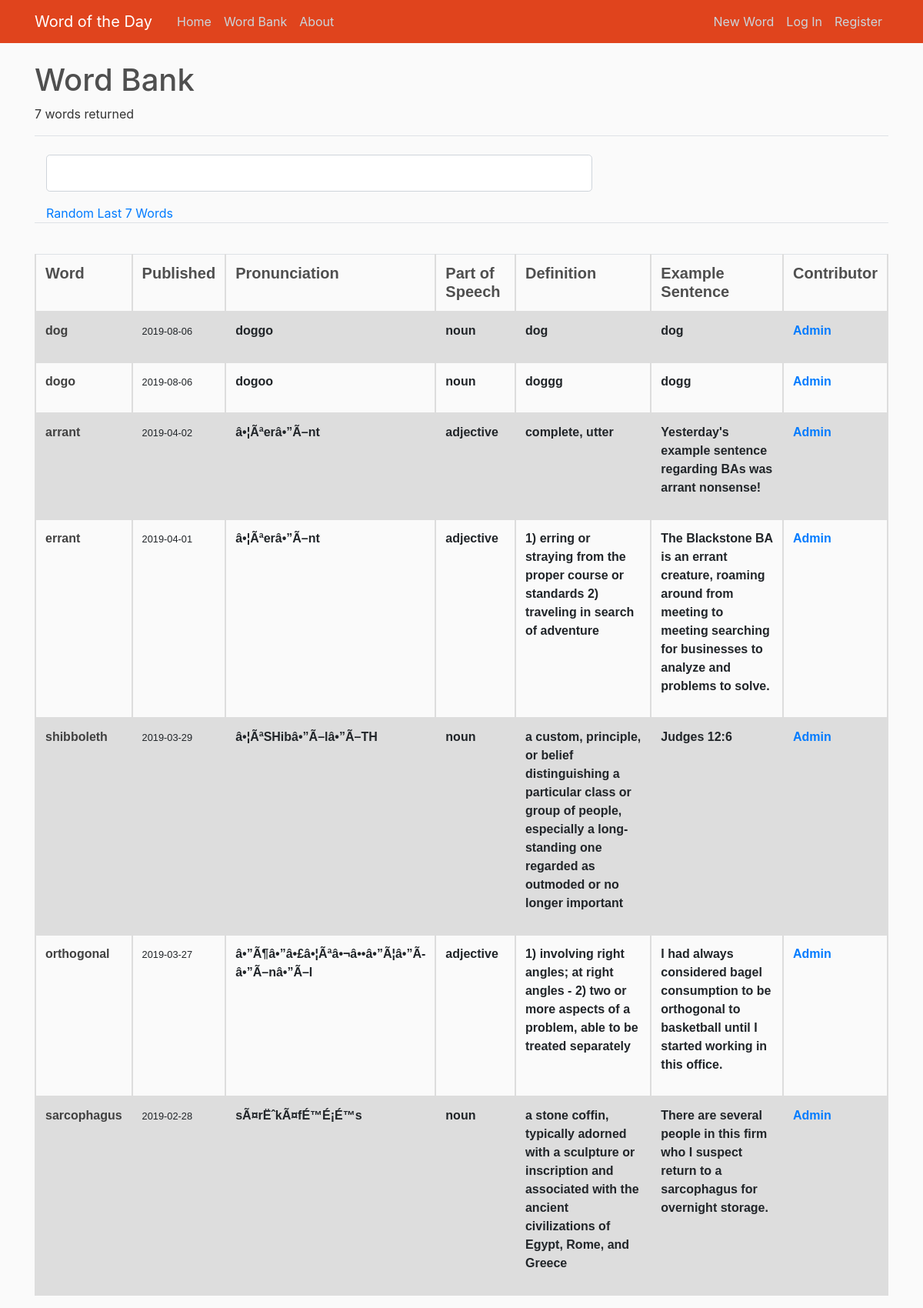
/word_bank, run on the app's committed database.
### wotd/models.py (models this page shows, shortened)
class Word(db.Model):
    id = db.Column(db.Integer, primary_key=True)
    word = db.Column(db.String(100), nullable=False)
    partOfSpeech_id = db.Column(db.Integer, db.ForeignKey('part_of_speech.id'), nullable=False)
    definition = db.Column(db.Text, nullable=False)
    exampleSentence = db.Column(db.Text, nullable=False)
    ipa = db.Column(db.Text, nullable=True)
    date_added = db.Column(db.DateTime, nullable=False, default=datetime.utcnow)
    date_published = db.Column(db.Date, nullable=True)
    user_id = db.Column(db.Integer, db.ForeignKey('user.id'), nullable=True)

class PartOfSpeech(db.Model):
    id = db.Column(db.Integer, primary_key=True)
    partOfSpeech = db.Column(db.String(100), nullable=False)
    words = db.relationship('Word', backref='part_o_speech', lazy=True)

class User(db.Model, UserMixin):
    id = db.Column(db.Integer, primary_key=True)
    username = db.Column(db.String(20), unique=True, nullable=False)
    email = db.Column(db.String(120), unique=True, nullable=False)
    image_file = db.Column(db.String(20), nullable=False, default='default.jpg')
    password = db.Column(db.String(60), nullable=False)
    isAdmin = db.Column(db.Boolean, nullable=False, default=False)
    words = db.relationship('Word', backref='contributor', lazy=True)

### wotd/routes.py (the view)
@app.route("/word_bank", methods=['GET', 'POST'])
def word_bank():
    form = SearchForm()
    if form.validate_on_submit and form.search_data.data is not None:
        return redirect(url_for('word_bank_search', search_term=form.search_data.data))
    else:
        words = Word.query.order_by(Word.date_published.desc()).limit(7)
        num = str(words.count())
    return render_template('word_bank.html', words=words, form=form, words_number=num)

### wotd/forms.py
class SearchForm(FlaskForm):
    search_data = StringField('Search')
    submit = SubmitField('Search')

### wotd/templates/word_bank.html (shortened to what this page needs)
{% extends "layout.html" %}
{% block content %}
    <div>
        <h1>Word Bank</h1>
        {% if words_number == '1' %}
            <p>1 word returned</p>
        {% else %}
            <p>{{ words_number + " words returned" }}</p>
        {% endif %}
    </div>
        <form method="POST" action="">
            <fieldset class="form-group">
                <legend class="border-bottom mb-4">{{ legend }}</legend>
                <div class="form-group col-md-8">
                    {% if form.search_data.errors %}
                        {{ form.search_data(class="form-control form-control-lg is-invalid") }}
                        <div class="invalid-feedback">
                            {% for error in form.word.errors %}
                                <span> {{ error }} </span>
                            {% endfor %}
                        </div>
                    {% else %}
                        {{ form.search_data(class="form-control form-control-lg") }}
                    {% endif %}
                </div>
                <div class="col-md-4">
                    <a href="{{ url_for('word_bank_random') }}">Random</a>
                    <a href="{{ url_for('word_bank') }}">Last 7 Words</a>
                </div>
                <legend class="border-bottom mb-4">{{ legend }}</legend>
            </fieldset>
        </form>
    <table class="table">
        <colgroup>
            <col class="tbl-col-10" />
            <col class="tbl-col-10" />
            <col class="tbl-col-10" />
            <col class="tbl-col-10" />
            <col class="tbl-col-20" />
            <col class="tbl-col-20" />
            <col class="tbl-col-10" />
        </colgroup>
        <tr class="tr">
            <th><h5 class="article-header">Word</h5></th>
            <th><h5 class="article-header">Published</h5></th>
            <th><h5 class="article-header">Pronunciation</h5></th>
            <th><h5 class="article-header">Part of Speech</h5></th>
            <th><h5 class="article-header">Definition</h5></th>
            <th><h5 class="article-header">Example Sentence</h5></th>
            <th><h5 class="article-header">Contributor</h5></th>
        </tr>
    {% for word in words %}
        <tr class="tr">
            <th>
                <b><a class="article-content" href="{{ url_for('word', word_id = word.id) }}">{{ word.word }}</a></b>
            </th>
            <th>
                <small>{{ word.date_published }}</small>
            </th>
            <th>
                {% if word.ipa %}
                    <p>{{ word.ipa }}</p>
                {% else %}
                    <p> </p>
                {% endif %}
            </th>
            <th>
                <p>{{ word.part_o_speech.partOfSpeech }}</p>
            </th>
            <th class="tbl-col-30">
                <p>{{ word.definition }}</p>
            </th>
            <th class="tbl-col-30">
                <p>{{ word.exampleSentence }}</p>
            </th>
            <th>
                {% if word.contributor %}
                    <a href="{{ url_for('word_bank_user', user_id=word.user_id) }}">{{ word.contributor.username }}</a>
                {% else %}
                    <p>Anonymous</p>
                {% endif %}
            </th>
        </tr>
    {% endfor %}
    </table>
{% endblock content %}

### wotd/templates/layout.html (shortened to what this page needs)
<!DOCTYPE html>
<html lang="en">
  <head>
    <link rel="stylesheet" href="https://stackpath.bootstrapcdn.com/bootstrap/4.3.1/css/bootstrap.min.css">
    <link rel="stylesheet" type="text/css" href="{{ url_for('static', filename='main.css') }}">
  </head>
  <body>
    <header class="site-header">
        <nav class="navbar navbar-expand-md navbar-dark bg-scarlet fixed-top">
            <div class="container">
              <a class="navbar-brand mr-4 nav-item" href="/">Word of the Day</a>
              <div class="collapse navbar-collapse" id="navbarToggle">
                <div class="navbar-nav mr-auto">
                  <a class="nav-item nav-link" href="{{ url_for('home') }}">Home</a>
                  <a class="nav-item nav-link" href="{{ url_for('word_bank') }}">Word Bank</a>
                  <a class="nav-item nav-link" href="{{ url_for('about') }}">About</a>
                </div>
                <div class="navbar-nav">
                  <a class="nav-item nav-link" href="{{ url_for('new_word') }}">New Word</a>
                  {% if current_user.is_authenticated %}
                    <a class="nav-item nav-link" href="{{ url_for('account') }}">Account</a>
                    <a class="nav-item nav-link" href="{{ url_for('logout') }}">Log Out</a>
                  {% else %}
                    <a class="nav-item nav-link" href="{{ url_for('login') }}">Log In</a>
                    <a class="nav-item nav-link" href="{{ url_for('register') }}">Register</a>
                  {% endif %}
                </div>
              </div>
            </div>
        </nav>
    </header>
    <main role="main" class="container">
      <div class="row">
        <div class="col-md-12">
          {% block content %}{% endblock %}
        </div>
      </div>
    </main>
  </body>
</html>

### wotd/static/main.css (style rules this page uses)
body { background: #fafafa; color: #333333; margin-top: 5rem; }
h1, h2, h3, h4, h5, h6 { color: #4f4f4f; }
.bg-scarlet { background-color: #e0441d; }
.site-header .navbar-nav .nav-link { color: #cbd5db; }
.article-header { font-weight: bold; margin-bottom: 1px }
.article-content { color: #414141 }
.table { font-family: arial, sans-serif; border-collapse: collapse; width: 100%; }
.td, th { border: 2px solid #dddddd; text-align: left; padding: 8px; word-wrap: break-word; }
.tr:nth-child(even) { background-color: #dddddd; }
.tbl-col-10 { width: 10%; }
.tbl-col-20 { width: 20%; }

### data on the page
Word: word "dog", date_published "2019-08-06", ipa "doggo", part_o_speech.partOfSpeech "noun", definition "dog", exampleSentence "dog", contributor.username "Admin"
Word: word "dogo", date_published "2019-08-06", ipa "dogoo", part_o_speech.partOfSpeech "noun", definition "doggg", exampleSentence "dogg", contributor.username "Admin"
Word: word "arrant", date_published "2019-04-02", ipa "â•¦Ãªerâ•”Ã–nt", part_o_speech.partOfSpeech "adjective", definition "complete, utter", exampleSentence "Yesterday's example sentence regarding BAs was arrant nonsense!", contributor.username "Admin"
Word: word "errant", date_published "2019-04-01", ipa "â•¦Ãªerâ•”Ã–nt", part_o_speech.partOfSpeech "adjective", definition "1) erring or straying from the proper course or standards 2) traveling in search of adventure", exampleSentence "The Blackstone BA is an errant creature, roaming around from meeting to meeting searching for businesses to analyze and problems to solve.", contributor.username "Admin"
Word: word "shibboleth", date_published "2019-03-29", ipa "â•¦ÃªSHibâ•”Ã–lâ•”Ã–TH", part_o_speech.partOfSpeech "noun", definition "a custom, principle, or belief distinguishing a particular class or group of people, especially a long-standing one regarded as outmoded or no longer important", exampleSentence "Judges 12:6", contributor.username "Admin"
Word: word "orthogonal", date_published "2019-03-27", ipa "â•”Ã¶â•”â•£â•¦Ãªâ•¬â••â•”Ã¦â•”Ã­â•”Ã–nâ•”Ã–l", part_o_speech.partOfSpeech "adjective", definition "1) involving right angles; at right angles - 2) two or more aspects of a problem, able to be treated separately", exampleSentence "I had always considered bagel consumption to be orthogonal to basketball until I started working in this office.", contributor.username "Admin"
Word: word "sarcophagus", date_published "2019-02-28", ipa "sÃ¤rËˆkÃ¤fÉ™É¡É™s", part_o_speech.partOfSpeech "noun", definition "a stone coffin, typically adorned with a sculpture or inscription and associated with the ancient civilizations of Egypt, Rome, and Greece", exampleSentence "There are several people in this firm who I suspect return to a sarcophagus for overnight storage.", contributor.username "Admin"

### other printed values
{{ words_number + " words returned" }} "7 words returned"
